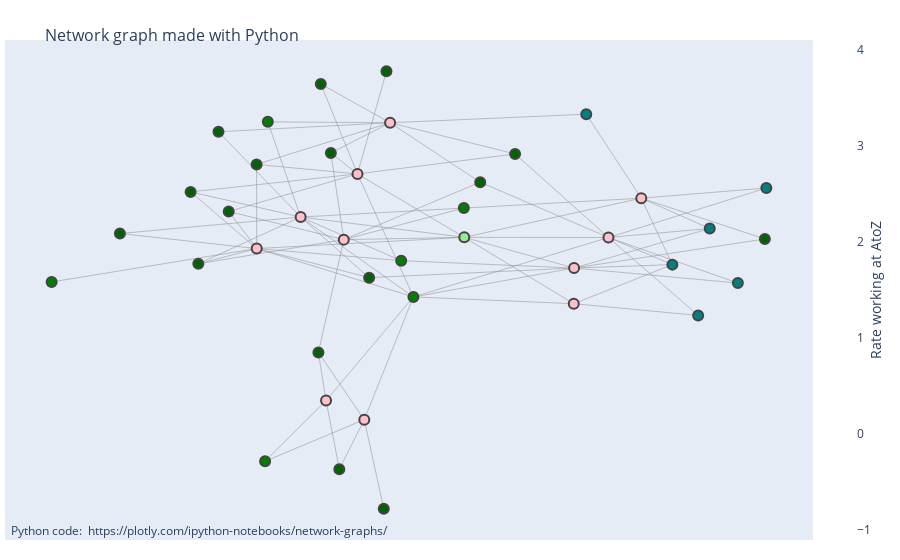

The notebook cell this image was saved under:
### Code cell
fig = go.Figure(data=[edge_trace, node_trace],
                layout=go.Layout(
                title='<br>Network graph made with Python',
                titlefont_size=16,
                showlegend=False,
                hovermode='closest',
                margin=dict(b=20,l=5,r=5,t=40),
                annotations=[ dict(
                    text="Python code: <a href='https://plotly.com/ipython-notebooks/network-graphs/'> https://plotly.com/ipython-notebooks/network-graphs/</a>",
                    showarrow=False,
                    xref="paper", yref="paper",
                    x=0.005, y=-0.002 ) ],
                xaxis=dict(showgrid=False, zeroline=False, showticklabels=False),
                yaxis=dict(showgrid=False, zeroline=False, showticklabels=False))
                )
fig.show()

### Figure 1 — Plotly figure (JSON) as saved in the notebook; plotly's stock layout.template omitted (floating-point values rounded to 4 significant figures; data arrays with more than 128 entries replaced by an {"elided": "..."} marker saying what was removed)
{"data": [{"hoverinfo": "none", "line": {"color": "#888", "width": 0.5}, "mode": "lines", "type": "scatter", "x": {"elided": "243 float values"}, "y": {"elided": "243 float values"}}, {"hoverinfo": "text", "marker": {"color": ["darkgreen", "teal", "green", "darkgreen", "darkgreen", "lightgreen", "green", "darkgreen", "darkgreen", "darkgreen", "teal", "green", "darkgreen", "green", "green", "darkgreen", "darkgreen", "darkgreen", "teal", "darkgreen", "darkgreen", "teal", "darkgreen", "darkgreen", "green", "teal", "teal", "darkgreen", "darkgreen", "pink", "pink", "pink", "pink", "pink", "pink", "pink", "pink", "pink", "pink", "pink"], "colorbar": {"thickness": 15, "title": {"side": "right", "text": "Rate working at AtoZ"}, "xanchor": "left"}, "line": {"width": 2}, "reversescale": true, "showscale": true, "size": 10}, "mode": "markers", "text": ["1", "2", "3", "4", "5", "6", "7", "8", "9", "10", "11", "12", "13", "14", "15", "16", "17", "18", "19", "20", "21", "22", "24", "25", "26", "27", "28", "29", "30", "projectZ", "projectH", "projectB", "projectY", "projectG", "projectF", "projectE", "projectX", "projectA", "projectD", "projectC"], "type": "scatter", "x": [-0.05042, 0.286, -0.2502, 0.5867, -0.144, 0.08058, -0.02562, -0.1298, 0.1662, -0.3802, 0.5412, -0.6141, 0.1074, -0.2547, -0.005032, -0.269, -0.3332, -0.07957, 0.5892, -0.05498, -0.161, 0.4309, -0.3672, -0.4992, 0.07987, 0.4939, 0.4744, -0.316, -0.165, -0.1521, -0.1949, -0.2688, -0.08775, -0.1222, -0.09921, 0.3234, 0.2649, 0.3786, -0.04431, 0.2655], "y": [0.6556, 0.4931, 0.4641, 0.02093, 0.3463, 0.02716, -0.06115, -0.8502, 0.3426, 0.1991, -0.146, -0.1418, 0.2358, -0.8203, -0.1983, 0.303, 0.4266, -0.1255, 0.2137, -1, 0.6074, -0.07618, -0.07303, 0.04147, 0.1378, 0.06044, -0.2685, 0.1248, -0.4089, -0.5906, 0.1038, -0.01538, -0.6628, 0.0184, 0.2671, 0.02658, -0.224, 0.1752, 0.4607, -0.08918]}], "layout": {"annotations": [{"showarrow": false, "text": "Python code: <a href='https://plotly.com/ipython-notebooks/network-graphs/'> https://plotly.com/ipython-notebooks/network-graphs/</a>", "x": 0.005, "xref": "paper", "y": -0.002, "yref": "paper"}], "hovermode": "closest", "margin": {"b": 20, "l": 5, "r": 5, "t": 40}, "showlegend": false, "title": {"font": {"size": 16}, "text": "<br>Network graph made with Python"}, "xaxis": {"showgrid": false, "showticklabels": false, "zeroline": false}, "yaxis": {"showgrid": false, "showticklabels": false, "zeroline": false}}}
